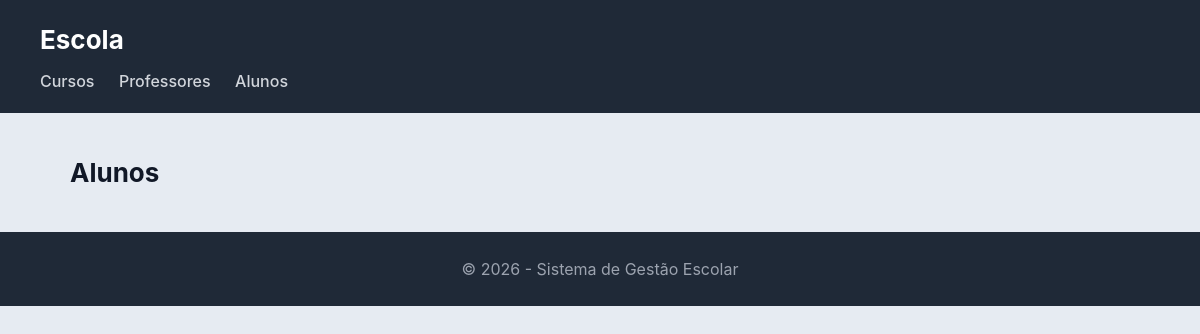
The page /escola/alunos/ on the database as committed earlier.
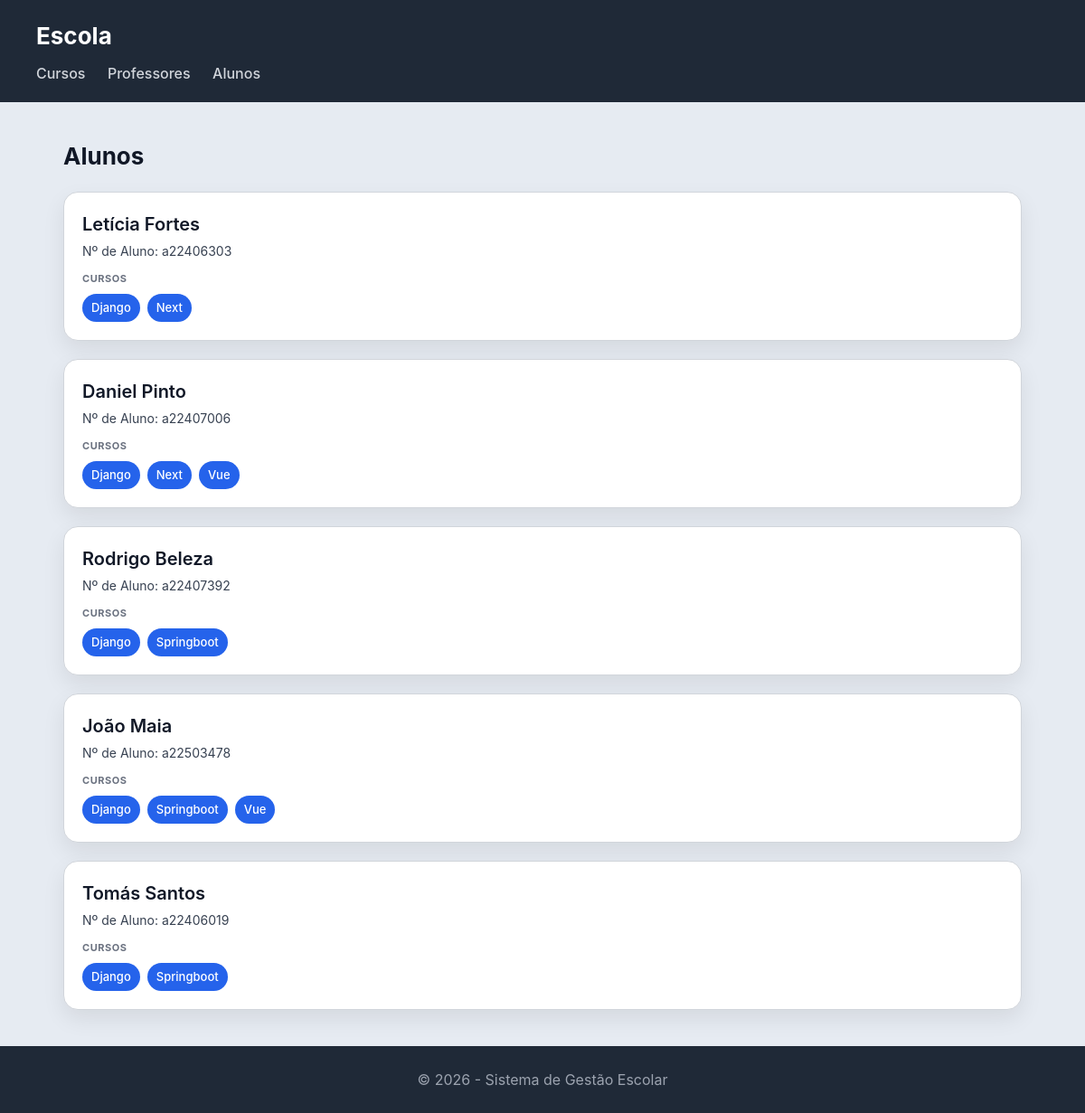
The same page on the database as committed later.
### escola/models.py (models this page shows, shortened)
class Aluno(models.Model):
    nome = models.CharField(max_length=100)
    numero = models.CharField(max_length=20, unique=True)

class Curso(models.Model):
    nome = models.CharField(max_length=100)
    imagem = models.ImageField(upload_to='cursos/')
    professor = models.ForeignKey(Professor, on_delete=models.CASCADE, related_name='cursos')
    alunos = models.ManyToManyField(Aluno, related_name='cursos')

### escola/views.py (the view)
# urls.py: path('alunos/', views.alunos_view, name="alunos"),
def alunos_view(request):
    alunos = Aluno.objects.prefetch_related('cursos').all()
    return render(request, 'escola/alunos.html', {'alunos': alunos})

### escola/templates/escola/alunos.html
{% extends "escola/base.html" %}
{% block content %}
<h2>Alunos</h2>
<section>
    {% for aluno in alunos %}
    <article>
        <header>
            <h3>{{ aluno.nome }}</h3>
            <p>Nº de Aluno: {{ aluno.numero }}</p>
        </header>
        <section>
            <h4>CURSOS</h4>
            <ul>
                {% for curso in aluno.cursos.all %}
                    <li>
                        <a href="{% url 'curso' curso.id %}" style="color: white; text-decoration: none;">
                            {{ curso.nome }}
                        </a>
                    </li>
                {% empty %}
                    <li style="background: #9ca3af;">Não inscrito em cursos</li>
                {% endfor %}
            </ul>
        </section>
    </article>
    {% endfor %}
</section>
{% endblock %}

Rows that differ between the two databases and show on the page:
added Aluno: nome "Letícia Fortes", numero "a22406303"
added Curso: nome "Django"
added Curso: nome "Next"
added Aluno: nome "Daniel Pinto", numero "a22407006"
added Curso: nome "Vue"
added Aluno: nome "Rodrigo Beleza", numero "a22407392"
added Curso: nome "Springboot"
added Aluno: nome "João Maia", numero "a22503478"
added Aluno: nome "Tomás Santos", numero "a22406019"
